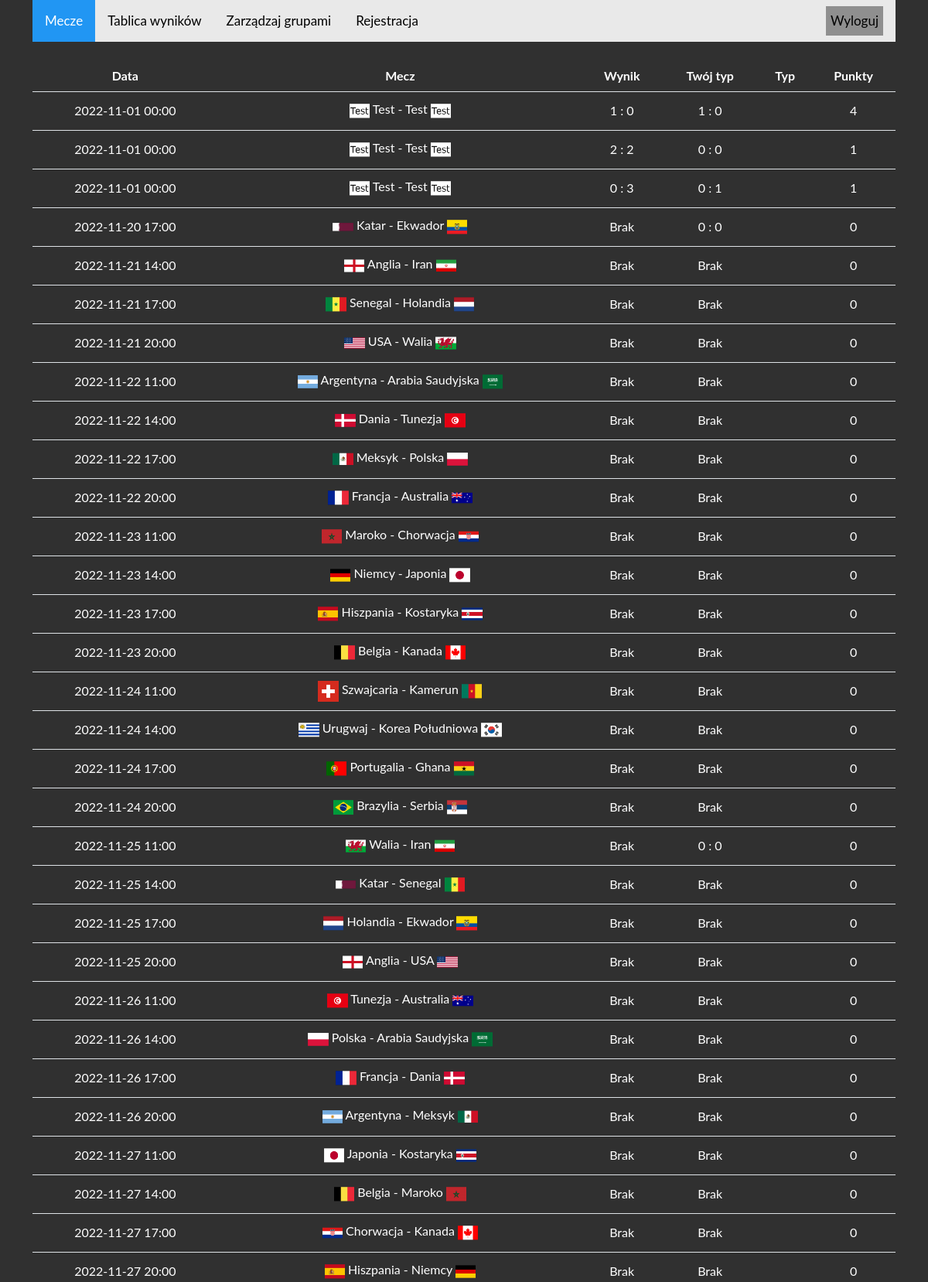
The page / (signed in, upper part) on the database its author committed.
### tables this page shows
CREATE TABLE bets (
login varchar(100),
id_match integer,
home_score integer,
away_score integer);

CREATE TABLE matches (
id integer PRIMARY KEY AUTOINCREMENT,
date date NOT NULL,
home text NOT NULL,
away text NOT NULL
, home_score int, away_score int);

### app.py (the view)
@app.route('/')
def index():
    if not 'user' in session:
        flash('Nie jesteś zalogowany')
        return redirect(url_for('signup'))
    db = get_db()
    query  = """
    select
        t.*,
        case when date > DATETIME('now') then 1 else 0 end as dostepny,
        case when t.result = t.result_bet then 1 else 0 end +
        case when (t.home_score = t.home_score_bet)
            and (t.away_score = t.away_score_bet) then 3 else 0 end
        as points

    from	(select
            m.*,
            case
                when m.home_score = m.away_score then 0
                when m.home_score > m.away_score then 1
                when m.home_score < m.away_score then 2
            end result,

            b.home_score as home_score_bet,
            b.away_score as away_score_bet,

            case
                when b.home_score = b.away_score then 0
                when b.home_score > b.away_score then 1
                when b.home_score < b.away_score then 2
            end result_bet

        from matches m

        left join bets b
            on m.id = b.id_match
            and b.login = ?) t
    order by date asc
    """
    c = db.execute(query, [session['user']])
    matches = c.fetchall()
    return render_template('index.html', matches=matches)

### app.py (called while the page is built)
def get_db():
    if not hasattr(g, 'sqlite_db'):
        conn = sqlite3.connect(app_info['db_file'])
        conn.row_factory = sqlite3.Row
        g.sqlite_db = conn
    return g.sqlite_db

### templates/index.html (shortened to what this page needs)
{% extends "base.html" %}
{% block content %}
<table class="table">
    <thead>
    <tr>
    <th scope="col">Data</th>
    <th scope="col">Mecz</th>
    <th scope="col">Wynik</th>
    <th scope="col">Twój typ</th>
    <th scope="col">Typ</th>
    <th scope="col">Punkty</th>
    </tr>
    </thead>
    <tbody>
    {% for m in matches %}
    <tr>
    <td class="td_color">{{ m.date[:-3] }}</td>
    <td>
        <img style="height:80%;" src={{ "/static/flags/" + m.home.replace(' ','_') + ".png" }} />
        {{ m.home + " - " + m.away  }}
        <img style="height:80%;" src={{ "/static/flags/" + m.away.replace(' ','_')  + ".png" }} />
    </td>
    {% if m.home_score is not none %}
    <td>{{ m.home_score|string + " : " + m.away_score|string }}</td>
    {% else %}
    <td>{{ "Brak" }}</td>
    {% endif %}
    {% if m.home_score_bet is not none %}
    <td>{{ m.home_score_bet|string + " : " + m.away_score_bet|string }}</td>
    {% else %}
    <td>{{ "Brak" }}</td>
    {% endif %}
    <td>
    </td>
    <td>{{ m.points }}</td>
    </tr>
    {% endfor %}
    </tbody>
</table>
{% endblock %}

### templates/base.html (shortened to what this page needs)
<!doctype html>
<html lang="en">
    <head>
        <link href="https://cdn.jsdelivr.net/npm/bootstrap@5.2.2/dist/css/bootstrap.min.css" rel="stylesheet">
        <link rel= "stylesheet" type= "text/css" href= "{{ url_for('static',filename='styles/style.css') }}">
    </head>
    <body>
        <div class="container">
        {% include "navbar.html" %}
        <br>
        {% block content %}
        {% endblock %}
        </div>
    </body>
</html>

### templates/navbar.html
<div class="topnav">
    <a class="active" href="{{ url_for('index') }}">Mecze</a>
    <a href="{{ url_for('leaderboard') }}">Tablica wyników</a>
    <a href="{{ url_for('groups') }}">Zarządzaj grupami</a>
    <a href="{{ url_for('signup') }}">Rejestracja</a>
    <div class="login-container">
      {% if 'user' in session %}
      <form method="POST" action={{ url_for('logout') }}>
        <button type="submit">Wyloguj</button>
      </form>
      {% else %}
      <form method="POST" action={{ url_for('login') }}>
        <input type="text" placeholder="Login" name="login">
        <input type="password" placeholder="Hasło" name="psw">
        <button type="submit">Zaloguj</button>
      </form>
      {% endif %}
    </div>
  </div>

### static/styles/style.css (style rules this page uses)
body { background: #303030; color: #ffffff; font-family: 'Lato', sans-serif; }
.table { color: #ffffff; margin: auto; text-align: center; vertical-align: middle; }
.table td { height: 50px; }
.container { background-color: #303030; }
* { box-sizing: border-box; }
.topnav { overflow: hidden; background-color: #e9e9e9; }
.topnav a { float: left; display: block; color: black; text-align: center; padding: 14px 16px; text-decoration: none; font-size: 17px; }
.topnav a.active { background-color: #2196F3; color: white; }
.topnav .login-container { float: right; }
.topnav .login-container button { float: right; padding: 6px; margin-top: 8px; margin-right: 16px; margin-left: 4px; background: #8f8f8f;; font-size: 17px; border: none; cursor: pointer; }

### rows shown on the page
bets: date "2022-11-01 00:00", home (picture), away "Test - Test", away (picture), home_score "1 : 0", home_score_bet "1 : 0", points "4"
matches: date "2022-11-01 00:00", home (picture), home+away "Test - Test", away (picture), home_score "2 : 2", home_score_bet "0 : 0", points "1"
bets: date "2022-11-01 00:00", home (picture), away "Test - Test", away (picture), home_score "0 : 3", home_score_bet "0 : 1", points "1"
matches: date "2022-11-20 17:00", home (picture), home+away "Katar - Ekwador", away (picture), value "Brak", home_score_bet "0 : 0", points "0"
matches: date "2022-11-21 14:00", home (picture), home+away "Anglia - Iran", away (picture), value "Brak", points "0"
matches: date "2022-11-21 17:00", home (picture), home+away "Senegal - Holandia", away (picture), value "Brak", points "0"
matches: date "2022-11-21 20:00", shows a picture, home+away "USA - Walia", away (picture), value "Brak", points "0"
matches: date "2022-11-22 11:00", home (picture), home+away "Argentyna - Arabia Saudyjska", value "Brak", points "0"
matches: date "2022-11-22 14:00", home (picture), home+away "Dania - Tunezja", away (picture), value "Brak", points "0"
matches: date "2022-11-22 17:00", home (picture), home+away "Meksyk - Polska", away (picture), value "Brak", points "0"
matches: date "2022-11-22 20:00", home (picture), home+away "Francja - Australia", away (picture), value "Brak", points "0"
matches: date "2022-11-23 11:00", home (picture), home+away "Maroko - Chorwacja", away (picture), value "Brak", points "0"
matches: date "2022-11-23 14:00", home (picture), home+away "Niemcy - Japonia", away (picture), value "Brak", points "0"
matches: date "2022-11-23 17:00", home (picture), home+away "Hiszpania - Kostaryka", away (picture), value "Brak", points "0"
matches: date "2022-11-23 20:00", home (picture), home+away "Belgia - Kanada", away (picture), value "Brak", points "0"
matches: date "2022-11-24 11:00", home (picture), home+away "Szwajcaria - Kamerun", away (picture), value "Brak", points "0"
matches: date "2022-11-24 14:00", home (picture), home+away "Urugwaj - Korea Południowa", shows a picture, value "Brak", points "0"
matches: date "2022-11-24 17:00", home (picture), home+away "Portugalia - Ghana", away (picture), value "Brak", points "0"
matches: date "2022-11-24 20:00", home (picture), home+away "Brazylia - Serbia", away (picture), value "Brak", points "0"
matches: date "2022-11-25 11:00", home (picture), home+away "Walia - Iran", away (picture), value "Brak", home_score_bet "0 : 0", points "0"
matches: date "2022-11-25 14:00", home (picture), home+away "Katar - Senegal", away (picture), value "Brak", points "0"
matches: date "2022-11-25 17:00", home (picture), home+away "Holandia - Ekwador", away (picture), value "Brak", points "0"
matches: date "2022-11-25 20:00", home (picture), home+away "Anglia - USA", shows a picture, value "Brak", points "0"
matches: date "2022-11-26 11:00", home (picture), home+away "Tunezja - Australia", away (picture), value "Brak", points "0"
matches: date "2022-11-26 14:00", home (picture), home+away "Polska - Arabia Saudyjska", value "Brak", points "0"
matches: date "2022-11-26 17:00", home (picture), home+away "Francja - Dania", away (picture), value "Brak", points "0"
matches: date "2022-11-26 20:00", home (picture), home+away "Argentyna - Meksyk", away (picture), value "Brak", points "0"
matches: date "2022-11-27 11:00", home (picture), home+away "Japonia - Kostaryka", away (picture), value "Brak", points "0"
matches: date "2022-11-27 14:00", home (picture), home+away "Belgia - Maroko", away (picture), value "Brak", points "0"
matches: date "2022-11-27 17:00", home (picture), home+away "Chorwacja - Kanada", away (picture), value "Brak", points "0"
matches: date "2022-11-27 20:00", home (picture), home+away "Hiszpania - Niemcy", away (picture), value "Brak", points "0"
